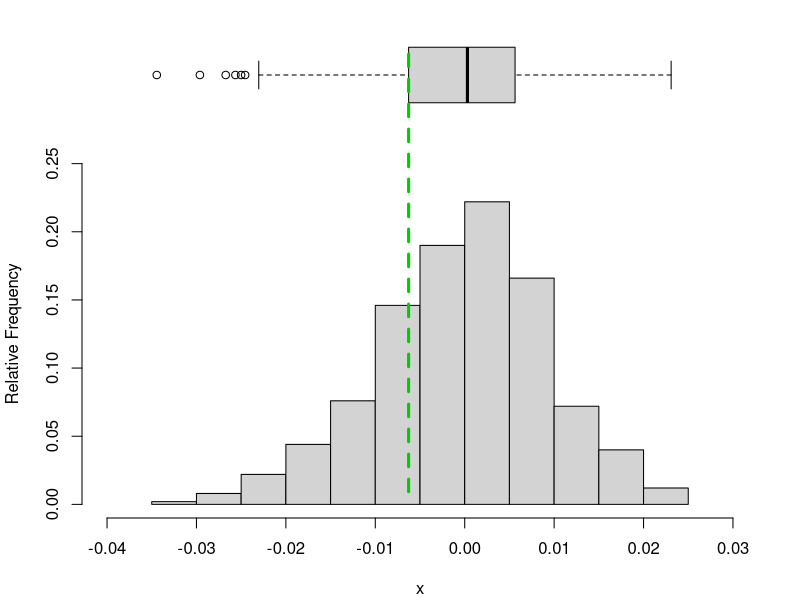

Generate this figure with R: (Note: this script raises an error after producing the figure.)
# # Experiments with coordinate systems and conversions
# teststring <- "Hello, world!"
# testnumber <- formatC(pi, format = "f", digits = 5L)
# plot(1:10)
# par("usr") # (x1, x2, y1, y2): extremes of user coordinates of plotting region
# par("plt") # (x1, x2, y1, y2): coordinates of plot region as fractions of current figure region
# par("pin") # (width, height): current plot dimensions in inches
# par("fin") # (width, height): current figure region dimensions in inches
# par("fig") # (x1, x2, y1, y2): NDC coords of figure region in the display region of the device
# 
# par("plt") * rep(par("fin"), each = 2) # (x1, x2, y1, y2): extremes of plotting region in inches from origin (presumably bottom left corner)
# 
# # Plotting region measurements in "user" dimensions
# par("usr")[2L] - par("usr")[1L] # plotting region width
# par("usr")[4L] - par("usr")[3L] # plotting region height
# 
# # Plotting region measurements in inches
# corner.inches <- par("plt") * rep(par("fin"), each = 2)
# corner.inches[2L] - corner.inches[1L] == par("pin")[1L] # plotting region width
# corner.inches[4L] - corner.inches[3L] == par("pin")[2L] # plotting region height
# 
# 
# # Coordinate systems for grconvertXY
# # "user"  : user coordinates
# # "inches": inches
# # "device": device coordinate system
# # "ndc"   : normalized device coordinates
# # "nfc"   : normalized figure coordinates
# # "npc"   : normalized plot coordinates
# # "nic"   : normalized inner region coordinates
# 
# plot(1:4)
# for(tp in c("in", "dev", "ndc", "nfc", "npc", "nic"))
#     print(grconvertX(c(1.0, 4.0), "user", tp))
# 
# par(new = TRUE)
# plot(x = 1, y = 4, pch = 19, col = "blue")
# xy.coords(x=1,y=4)







def.par <- par(no.readonly = TRUE)
set.seed(0724)
x <- rnorm(500, sd = 100)
x <- rnorm(500, sd = 0.01)

x.hist <- hist(x, plot = FALSE)
x.hist[["density"]] <- x.hist[["counts"]] / sum(x.hist[["counts"]])

x.boxplot.stats <- boxplot.stats(x)[["stats"]]

nf <- layout(matrix(c(2, 1), nrow = 2, ncol = 1, byrow = TRUE), height = c(1, 3))
par(mar = c(4.1, 4.1, 0, 2.1))
plot(x.hist, freq = FALSE, ylab = "Relative Frequency", xlim = range(pretty(x)), ylim = range(pretty(x.hist[["density"]])), main = NULL)
# box("plot")

par(mar = c(0, 4.1, 0, 2.1))
boxplot(x, frame = FALSE, axes = FALSE, horizontal = TRUE, ylim = range(pretty(x)), xaxt = "n", yaxt = "n")
# box("plot")
par(xpd = NA)
lines(x = x.boxplot.stats[2L] + c(0, 0),
      y = c(-2, 1.2),
      lwd = 3,
      col = "green3",
      lty = 2)

layout(1)
dev.off()

std.x <- std.y <- seq(from = 0, to = 1, by = 0.05)
points(x = std.x, y = std.y, pch = 19, col = "red")
conv.x <- grconvertX(std.x, to = "user")
conv.y <- grconvertY(std.y, to = "user")
points(x = conv.x, y = conv.y, pch = 19, col = "green3")

x <- rnorm(1000)
hist(x, xlim = c(-4,4))
usr <- par("usr")
clip(usr[1], -2, usr[3], usr[4])
hist(x, col = 'red', add = TRUE)
clip(2, usr[2], usr[3], usr[4])
hist(x, col = 'blue', add = TRUE)
do.call("clip", as.list(usr))  # reset to plot region

xinch

# # How the vertical axis for the horizontal boxplot is calculated
# n <- length(boxplot.stats(x)[["n"]]) # just 1 for us
# at <- 1L:n # gives 1
# ylim <- range(at, finite = TRUE) + c(-0.5, 0.5) # gives 0.5, 1.5
# ylim <- extendrange(ylim, f = 0.04) # gives 0.46, 1.54 == final answer
# # How to demonstrate
# boxplot(x, horizontal = TRUE)
# par("usr")[3L:4L] # these are y0 and y1, respectively
# abline(h = 1, col = "red", lty = "dotted")
# abline(h = 1.25, col = "red", lty = "dotted")
# abline(h = 1.5, col = "red", lty = "dotted")
# # OR
# boxplot(x, horizontal = TRUE, frame = FALSE)
# abline(h = par("usr")[3L:4L], lty = "dashed", col = "red", lwd = 3)
# abline(v = par("usr")[1L:2L], lty = "dashed", col = "red", lwd = 3)
# # The box width for this boxplot is from 0.8 to 1.2 on the vertical axis
# # By default, boxwex = 0.8. If width = NULL and varwidth = FALSE,
# # then width = 0.5 * boxwex. Therefore, by default, width = 0.4. In
# # the actual boxplot drawing function (bplt(), defined inside the
# # function bxp()), wid <- wid / 2, where wid = width when bplt() is
# # actually called later on. Then, the 4 corner points of the box are
# # determined based on whether (1) xlog = TRUE and (2) notch = TRUE.
# # Additionally, as seen above, if at = NULL (default), then at <- 1L:n.
# # For our case, xlog = FALSE and notch = FALSE so the y-coordinates
# # for our box are calculated as: at + wid * c(-1, 1, 1, -1). Since
# # width = 0.5 * 0.8 = 0.4 ==> wid = width / 2 = 0.4 / 2 = 0.2, then
# # at + wid * c(-1, 1, 1, -1) = 1 + 0.2 * c(-1, 1, 1, -1) =
# # c(0.8, 1.2, 1.2, 0.8). The x coordinates are taken from
# # stats = boxplot.stats(x)[["stats"]] as stats[c(2, 2, 4, 4)], i.e.,
# # c(lowerhinge, lowerhinge, upperhinge, upperhinge). These are then
# # passed to a polygon-drawing function, which produces the box.
# boxplot(x, horizontal = TRUE, frame = FALSE)
# polygon(y = c(0.8, 1.2, 1.2, 0.8), x = temp[["stats"]][c(2, 2, 4, 4)], border = "green", lwd = 3)




nf <- layout(matrix(c(2, 1), nrow = 2, ncol = 1, byrow = TRUE), height = c(1, 3))

par(mar = c(5.1, 4.1, 0, 2.1))
plot(x.hist, freq = FALSE, main = NULL, xlab = sprintf("Values of %s", sQuote(dataObjectName)), ylab = "Relative Frequency", xlim = range(pretty(x)), ylim = range(pretty(x.hist[["density"]])), col = col.fill.histogram, cex = cex, cex.axis = cex.axis)
if(plotDensityCurve) {
    lines(x.density[["x"]], x.density[["y"]], lty = lty.lines.density, lwd = lwd.lines.density, col = col.lines.density)
}
if(plotVerticalLines) {
    abline(v = x.verticalStats, lty = lty.lines.vertical, lwd = lwd.lines.vertical, col = col.lines.vertical)
}
if(plotStatsValues) {
    mtext(text = paste("Mean (SD)\n", formattedMeanSD, sep = ""), side = 1, line = line.statsLabel.bottom, at = min(x), col = col.statsLabel.bottom, font = font.statsLabel.bottom, cex = cex.statsLabel)
}

# title(main = sprintf("Plots for %s", sQuote(dataObjectName)), col.main = col.main, cex.main = cex.main, font.main = font.main, line = line.main)
par(mar = c(0, 4.1, 1.1, 2.1))
boxplot(x, frame = FALSE, axes = FALSE, horizontal = TRUE, ylim = range(pretty(x)), col = col.fill.boxplot, cex = cex, cex.axis = cex.axis)
if(plotVerticalLines) {
    segments(x0 = x.verticalStats, y0 = rep(0L, length.out = 4L), x1 = x.verticalStats, y1 = rep(1L, length.out = 4L), lty = lty.lines.vertical, lwd = lwd.lines.vertical, col = col.lines.vertical)
}
if(plotStatsValues) {
    oldXPD <- par()$xpd
    par(xpd = TRUE)
    mtext(text = paste("Q2", formattedQuartiles[1L], sep = "\n"), at = x.verticalStats[2L], side = 3, line = line.statsLabel.top, col = col.statsLabel.top, font = font.statsLabel.top, cex = cex.statsLabel)
    mtext(text = paste("Q1", formattedQuartiles[2L], sep = "\n"), at = x.verticalStats[3L], side = 3, line = line.statsLabel.top, col = col.statsLabel.top, font = font.statsLabel.top, adj = 1, cex = cex.statsLabel)
    mtext(text = paste("Q3", formattedQuartiles[3L], sep = "\n"), at = x.verticalStats[4L], side = 3, line = line.statsLabel.top, col = col.statsLabel.top, font = font.statsLabel.top, adj = 0, cex = cex.statsLabel)
    par(xpd = oldXPD)
}
layout(1)



## WORKING WITH THE **GRID** PACKAGE ##
require(grid)

# Fig. 1 in grid package vignette named "grid"
grid.show.viewport(viewport(x = 0.5, y = 0.5, width = 0.5, height = 0.25, angle = 45))

# Fig. 2 in grid package vignette named "grid"
grid.rect(gp <- gpar(lty = "dashed"))
vp1 <- viewport(x = 0, y = 0.5, w = 0.5, h = 0.5, just = c("left", "bottom"), name = "vp1")
vp2 <- viewport(x = 0.5, y = 0, w = 0.5, h = 0.5, just = c("left", "bottom"))
pushViewport(vp1)
grid.rect(gp = gpar(col = "grey"))
grid.text("Some drawing in graphics region 1", y = 0.8)
upViewport()
pushViewport(vp2)
grid.rect(gp = gpar(col = "grey"))
grid.text("Some drawing in graphics region 2", y = 0.8)
upViewport()
downViewport("vp1")
grid.text("MORE drawing in graphics region 1", y = 0.2)
popViewport()

# Fig. 3 in grid package vignette named "grid"
grid.rect(gp = gpar(lty = "dashed"))
vp <- viewport(width = 0.5, height = 0.5)
pushViewport(vp)
grid.rect(gp = gpar(col = "grey"))
grid.text("quarter of the page", y = 0.85)
pushViewport(vp)
grid.rect()
grid.text("quarter of the\nprevious viewport")
popViewport(2)


# set.seed(0804)
# x <- rnorm(100, sd = 100)
# x.hist <- hist(x, plot = FALSE)
# x.hist[["density"]] <- x.hist[["counts"]] / sum(x.hist[["counts"]])
# 
# vp.boxplot <- viewport(x = 0, y = 0.75, width = 1, height = 0.25, just = c("left", "bottom"))
# vp.histogram <- viewport(x = 0, y = 0, width = 1, height = 0.75)
# 
# pushViewport(vp.boxplot)
# grid.rect(gp = gpar(col = "grey"))
# grid.draw(boxplot(x, frame = FALSE, horizontal = TRUE, axes = FALSE, ylim = range(pretty(x))))


grid.rect(gp = gpar(lty = "dashed"))
x <- y <- 1:10
pushViewport(plotViewport(c(5.1, 4.1, 4.1, 2.1)))
pushViewport(dataViewport(x, y))
grid.rect()
grid.xaxis()
grid.yaxis()
grid.points(x, y)
grid.text("1:10", x = unit(-3, "lines"), rot = 90)
popViewport(2)




















def.par <- par(no.readonly = TRUE)
set.seed(0724)
x <- rnorm(500, sd = 100)
# x <- rnorm(500, sd = 0.01)

x.hist <- hist(x, plot = FALSE)
x.hist[["density"]] <- x.hist[["counts"]] / sum(x.hist[["counts"]])

x.boxplot.stats <- boxplot.stats(x)[["stats"]]

height.boxplot <- 1
height.histogram <- 3
verticalDeviceRatio.boxplot <- height.boxplot / (height.boxplot + height.histogram)
verticalDeviceRatio.histogram <- 1 - verticalDeviceRatio.boxplot

# nf <- layout(matrix(c(2, 1), nrow = 2, ncol = 1, byrow = TRUE), height = c(1, 3))
nf <- layout(matrix(c(2, 1), nrow = 2, ncol = 1, byrow = TRUE), height = c(height.boxplot, height.histogram))
par(mar = c(5.1, 4.1, 0, 2.1))
plot(x.hist, freq = FALSE, ylab = "Relative Frequency", xlim = range(pretty(x)), ylim = range(pretty(x.hist[["density"]])), main = NULL)
# box("plot")
par.hist <- par()
min.hist <- grconvertY(par.hist$usr[3L], from = "user", to = "ndc")

par(mar = c(0, 4.1, 0, 2.1))
boxplot(x, frame = FALSE, axes = FALSE, horizontal = TRUE, ylim = range(pretty(x)), xaxt = "n", yaxt = "n")
# box("plot")
par.box <- par()
max.box <- grconvertY(1.2, from = "user", to = "ndc")
par(xpd = NA)
segments(x0=20,x1=20,y0=grconvertY(min.hist,from="ndc",to="user"),y1=grconvertY(max.box,from="ndc",to="user"),col="blue",lwd=2,lty="dashed")
lines(x = x.boxplot.stats[2L] + c(0, 0),
      y = c(-2, 1.2),
      lwd = 3,
      col = "green3",
      lty = 2)

layout(1)
dev.off()


xy.mean <- xy.coords(x = list(mean(x)), y = list(0))[c("x", "y")]
points(xy.mean, col = "blue", pch = 19, cex = 1.5)
par("fig")
par("plt")
# par("pin") / par("fin") == c(par("plt")[2L] - par("plt")[1L], par("plt")[4L] - par("plt")[3L])
zapsmall(c(par("pin") / par("fin") - c(par("plt")[2L] - par("plt")[1L], par("plt")[4L] - par("plt")[3L]), par("pin") / par("fin")))[1L:2L] == c(0L, 0L)

layout1.fig <- par("fig")
par(fig = c(0, 1, 0.75, 1))

# # For the histogram, the bottom of the line (on the actual axis,
# # not the bottoms of the bars) should be at y = par("mai")[1L] inches.
# lines(x = c(10,10), y = grconvertY(par("mai")[1L], from="in", to="user") + c(0, 0.2), lwd = 2, col = "green3")

lines(x = c(20,20), y = par("usr")[3L:4L], lwd = 2, col = "red")
lines(x = c(20,20), y = par("usr")[3L:4L], lwd = 2, col = "red", lty="dashed")



lines(x = c(10, 10), y = par("usr")[3L:4L], lwd = 2, col = "red")
lines(x = c(20, 20), y = c(par("usr")[3L],1.2), lwd = 2, col = "blue", lty = "dashed")
lines(x = c(20, 20), y = c(1.2, par("usr")[3L]), lwd = 2, col = "blue", lty = "dashed")

par(xpd = NA)
lines(x = c(30, 30), y = c(1.2, -10), lwd = 2, col = "blue", lty = "dashed")
lines()



linelength <- (diff(par.hist$plt[3L:4L])*verticalDeviceRatio.histogram) + ((1.2 - par.box$usr[3L])*verticalDeviceRatio.boxplot)







